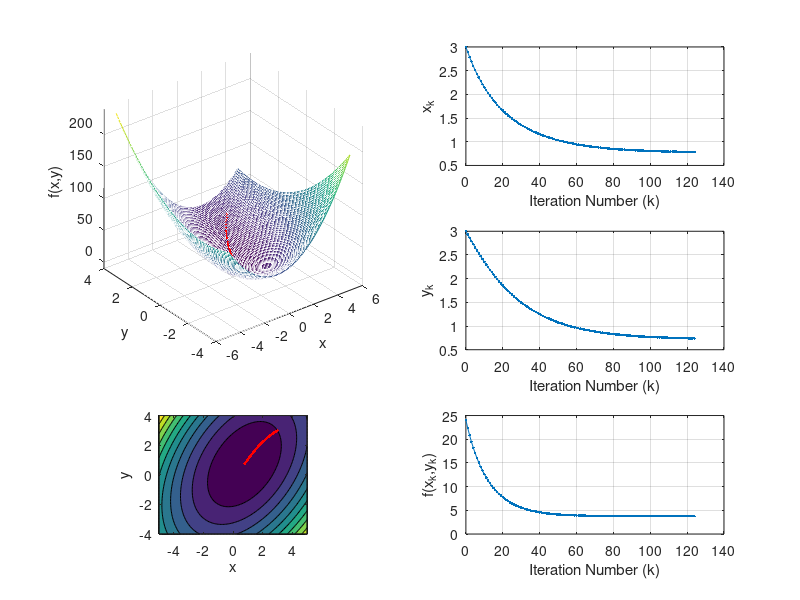

Write MATLAB code to recreate this figure.
%% Steapest Descent Method: A two dimensional problem

%% TASK 1: By direct differentiation, find the local minima. (First show 
%% that R is positive definite by computing the eigenvalues of R). 

%% TASK 2: Change the step size parameter (Mu) and observe how it affects
%% the convergence. Obtain the range of Mu so that convergence happens.
%% Compare the maximum and minimum values of Mu with the eqigenvalues of R
%% (actually the reciprocal (1/a) of the eigenvalues). 

%% TASK 3: What happens if the initial conditions are changed? Set the
%% initial conditions of to be precisely on the eigenvectors of R and
%% observe what happens. Observe the convergence trajectory if the system
%% is initialized away fron the eigenvectors.

close all
clear all
clc

% Define the objective function
R = [4 -2 ; -1 3] ;
p = [2 ; 1] ;
D = 6 ;
f = @(x,y) R(1,1)*x.^2 + (R(1,2) + R(2,1))*x.*y  + R(2,2)*y.^2 - 2*p(1,1)*x - 2*p(2,1)*y + D; 

% Define the derivative of the objective function
Df = @(x,y) [(2*R(1,1)*x + (R(1,2) + R(2,1))*y - 2*p(1,1)) ; (2*R(2,2)*y + (R(1,2) + R(2,1))*x - 2*p(2,1))] ;

MaxIter = 1000 ;

EPS = 1e-3 ;

x = [3 ; 3] ; % Initial condition
xp = [inf ; inf] ;

X = x ;

Mu = 0.01 ; % Step size parameter

I = 0 ;

while ((norm(x-xp)>EPS)&(I<MaxIter))
I = I + 1 ;
xp = x ;
x = x - Mu*Df(x(1),x(2)) ;
X(:,end+1) = x ;
end

t = -5:0.1:5 ;
s = -4:0.1:4 ;
[T,S] = meshgrid(t,s) ;
Z = f(T,S) ;

figure(1)

subplot(3,2,[1 3])
mesh(t,s,Z)
hold on
plot3(X(1,:),X(2,:),f(X(1,:),X(2,:)),'.r-')
xlabel('x')
ylabel('y')
zlabel('f(x,y)')
axis vis3d
hold off

subplot(3,2,5)
contourf(t,s,Z)
hold on
plot(X(1,:),X(2,:),'.r-')
xlabel('x')
ylabel('y')
axis equal
axis tight
hold off

subplot(3,2,2)
plot(0:(size(X,2)-1),X(1,:),'.-')
xlabel('Iteration Number (k)')
ylabel('x_k')
grid on

subplot(3,2,4)
plot(0:(size(X,2)-1),X(2,:),'.-')
xlabel('Iteration Number (k)')
ylabel('y_k')
grid on

subplot(3,2,6)
plot(0:(size(X,2)-1),f(X(1,:),X(2,:)),'.-')
xlabel('Iteration Number (k)')
ylabel('f(x_k,y_k)')
grid on
